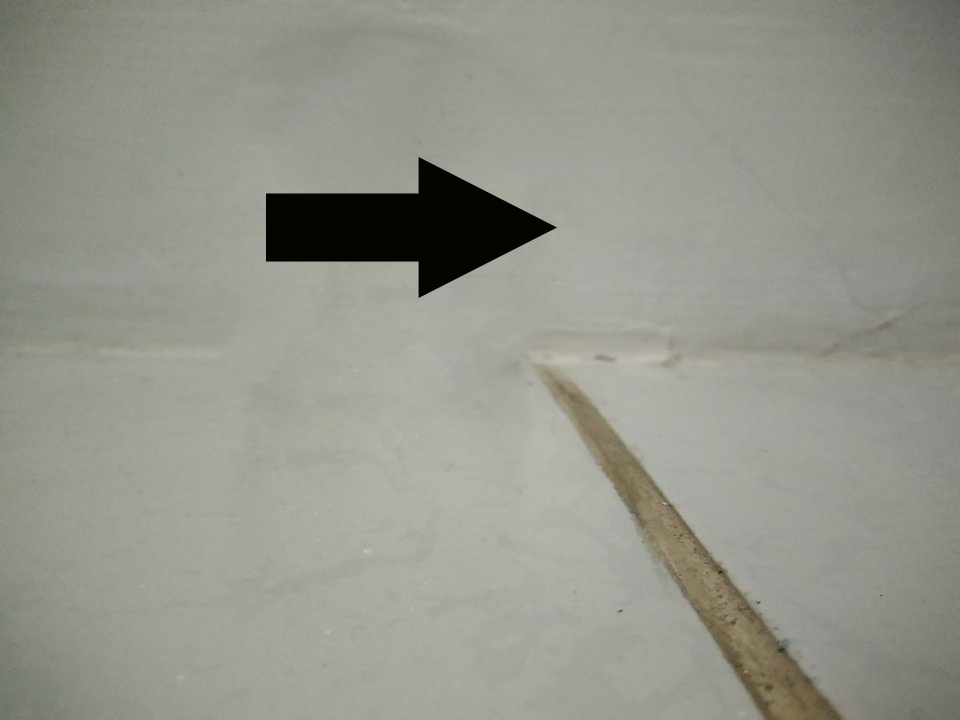
#> input picture img/calib1.jpg, 960 x 720 px
$ python start_system.py   (Python 2 division)   (older library calls are emulated)
#> lines starting #> are read from the running program, lines starting #| are printed output that depends on the picture; after the words box and inside, x2 and y2 are one past the last pixel; in counts of white or black regions, pixels touching at a corner belong together; long printed decimals are rounded
### src/distance_finder.py
import numpy as np
import cv2
import imutils

def find_marker(image):
    ''' Converts image to grayscale, blur it, detects edges, thresholds and
        inverts.
    '''
    gray = cv2.cvtColor(image, cv2.COLOR_BGR2GRAY)
    blurred = cv2.GaussianBlur(gray, (5, 5), 0)
    thresh = cv2.adaptiveThreshold(blurred, 255, cv2.ADAPTIVE_THRESH_GAUSSIAN_C,
            cv2.THRESH_BINARY, 11, 2)
    thresh = cv2.bitwise_not(thresh)
    edged = cv2.Canny(thresh, 35, 125)
    # Finds the contours in the edged image and keeps the largest one.
    (cnts, _) = cv2.findContours(thresh.copy(), cv2.RETR_LIST, cv2.CHAIN_APPROX_SIMPLE)
    c = max(cnts, key=cv2.contourArea)

    # Computes the bounding box of the "paper" region and return it.
    return cv2.minAreaRect(c)


def get_distance_to_camera(known_width, focal_length, per_width):
    ''' Computes and returns the distance from the marker(arrow) to the camera.
    '''
    return (known_width * focal_length) / per_width


def get_distance(image, focal_length):
    ''' Finds marker and returns the distance between the camera and the marker.
    '''
    marker = find_marker(image)

    return get_distance_to_camera(KNOWN_WIDTH, focal_length, marker[1][0]), image, marker


def callibrate_camera():
    ''' Callibrates camera to initialize focal length. '''
    image = cv2.imread('../img/calib1.jpg')
#> image is the input picture: shape (720, 960, 3); mean B, G, R 140.7, 149.7, 148.9
    marker = find_marker(image)
#> in find_marker, `thresh = cv2.adaptiveThreshold(blurred, 255, cv2.ADAPTIVE_THRESH_GAUSS..`:
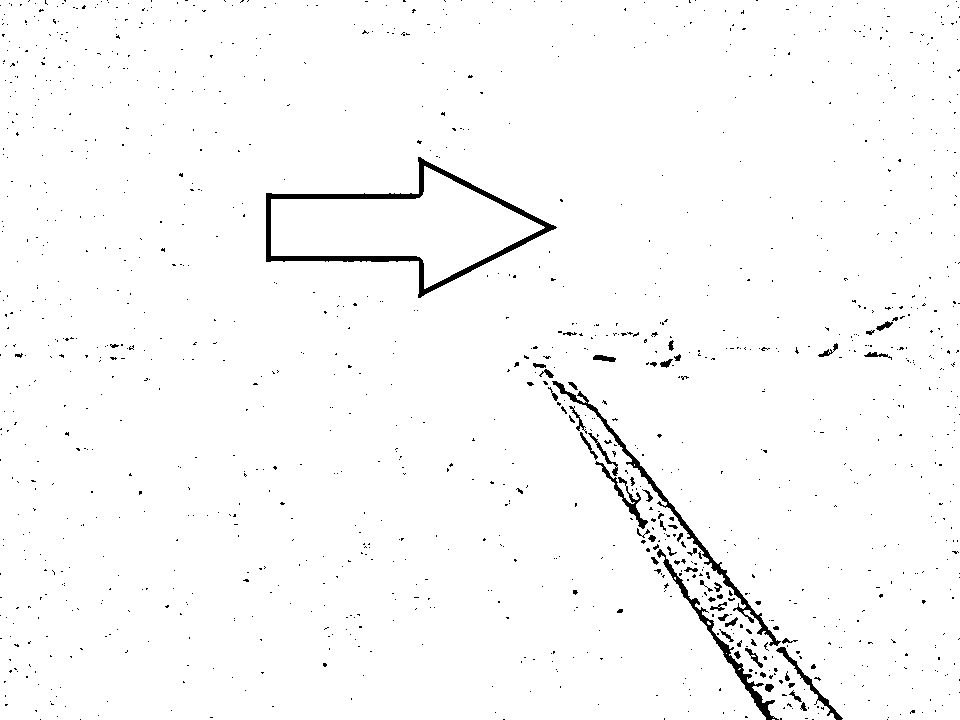
#> thresh: shape (720, 960); 98% white; 1255 black regions (1196 under 20 px), largest, box (x1, y1, x2, y2) and area: (266, 157, 557, 298) 3702, (552, 381, 781, 646) 1847, (657, 549, 779, 720) 1338
#> in find_marker, `edged = cv2.Canny(thresh, 35, 125)`:
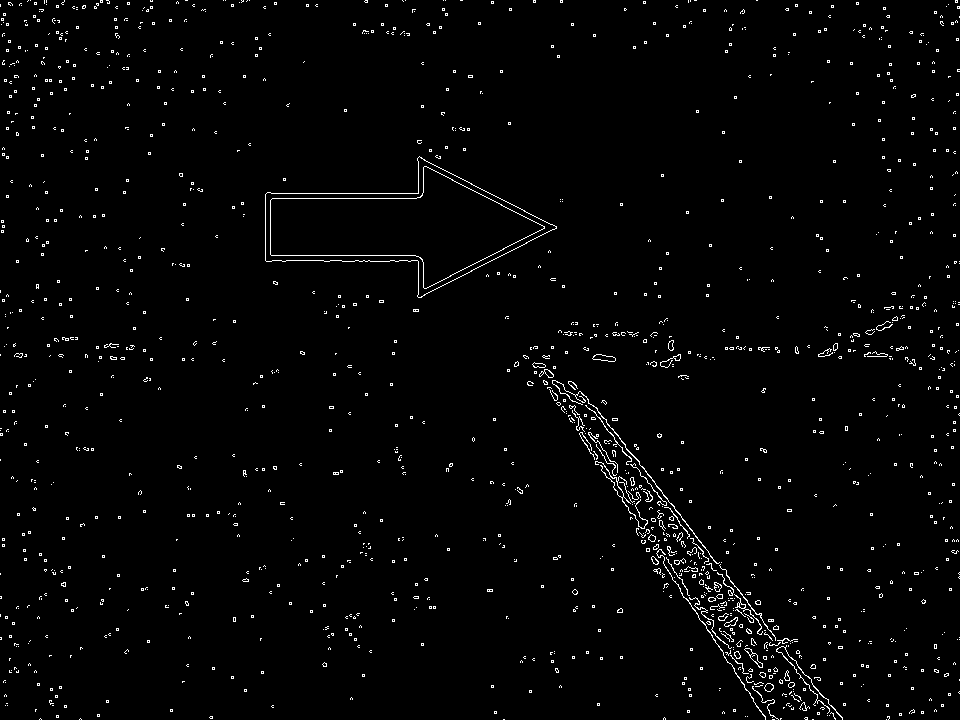
#> edged: shape (720, 960); 1.9% white in thin lines or dots
#> in find_marker, `(cnts, _) = cv2.findContours(thresh.copy(), cv2.RETR_LIST, cv2.CHAIN_A..`: cnts = 1277 contours, 1242 with area under 20; largest, box (x1, y1, x2, y2) and area: (266, 157, 557, 298) 19647, (270, 165, 546, 290) 16636, (552, 381, 781, 646) 1445, (657, 549, 779, 720) 1116, (595, 461, 648, 529) 372
#> in find_marker, `c = max(cnts, key=cv2.contourArea)`: c = contour of 331 points, box (x1, y1, x2, y2) (266, 157, 557, 298), area 19647
#> marker = ((407.6, 229.7), (290, 136.7), -13.32)
    focal_length = (marker[1][0] * KNOWN_DISTANCE) / KNOWN_WIDTH
#> focal_length = 870.1
    config = open(".focal_length", "w")
    config.write(str(focal_length))
    config.close()

    return focal_length


# Initialized value of distance from the marker(arrow) to the camera; in inches.
KNOWN_DISTANCE = 9.0

# Initialized value of the width of the marker(arrow); in inches.
KNOWN_WIDTH = 3.0


# Loads test image.
# [27 lines that do not run on import are left out]
  #      cv2.imwrite("../img/tmp.jpg", image)
        #cv2.waitKey(0)

### src/shape_detector.py
import numpy as np
import cv2
import imutils


def get_shape(image):
    ''' Recognizes shape in an image and arrow(if it's an arrow) orientation.
        Returns what the shape means(which state the vehicle should behave
        based on the signs).
    '''

    resized = imutils.resize(image, width=300)
    ratio = image.shape[0] / float(resized.shape[0])

    # Puts filters on image
    gray = cv2.cvtColor(resized, cv2.COLOR_BGR2GRAY)
    blurred = cv2.GaussianBlur(gray, (5, 5), 0)
    thresh = cv2.adaptiveThreshold(blurred, 255, cv2.ADAPTIVE_THRESH_GAUSSIAN_C,
            cv2.THRESH_BINARY, 11, 2)
    thresh = cv2.bitwise_not(thresh)
    edged = cv2.Canny(thresh, 35, 125)
    (cnts, _) = cv2.findContours(edged.copy(), cv2.RETR_LIST,
               cv2.CHAIN_APPROX_SIMPLE)
    c = max(cnts, key=cv2.contourArea)

    state = ''

    M = cv2.moments(c)
    if M["m00"] != 0:
        cX = int((M["m10"] / M["m00"]) * ratio)
        cY = int((M["m01"] / M["m00"]) * ratio)
    else:
        cX, cY = 0, 0

    #print M
    approx = cv2.approxPolyDP(c, 0.01 * cv2.arcLength(c, True), True)
    # print("POINTS", len(approx))
    if len(approx) in range(7, 20):
        if M["nu12"] > 0:
            state = 'RIGHT'
        else:
            state = 'LEFT'
    elif len(approx) == 4:
        state = 'DEAD'

    c = c.astype("float")
    c *= ratio
    c = c.astype("int")
    cv2.drawContours(image, [c], -1, (0, 255, 0), 2)
    cv2.putText(image, state, (cX, cY), cv2.FONT_HERSHEY_SIMPLEX, 0.5,
            (255, 255, 255), 2)

    return state, image


# [6 lines that do not run on import are left out]

### src/motor_movement.py
import RPi.GPIO as GPIO
from time import sleep

class Motor:
    ''' Motor Class -- contains functions to determine motor's movements. '''

    def __init__(self):
        self.motor_right_A = 19
        self.motor_right_B = 21
        self.motor_right_E = 23

        self.motor_left_A = 16
        self.motor_left_B = 18
        self.motor_left_E = 22


    def setup_board(self):
        print "Setting up the board and pins..."
        GPIO.setmode(GPIO.BOARD)
        GPIO.setwarnings(False)

        GPIO.setup(self.motor_right_A, GPIO.OUT)
        GPIO.setup(self.motor_right_B, GPIO.OUT)
        GPIO.setup(self.motor_right_E, GPIO.OUT)

        GPIO.setup(self.motor_left_A, GPIO.OUT)
        GPIO.setup(self.motor_left_B, GPIO.OUT)
        GPIO.setup(self.motor_left_E, GPIO.OUT)

        self.pwm_right = GPIO.PWM(self.motor_right_E, 100)
        self.pwm_left = GPIO.PWM(self.motor_left_E, 100)

        # Starts motor at 40% usage of power
        self.pwm_right.start(40)
        self.pwm_left.start(40)


    def run_until(self, duration):
        if duration == 0:
            sleep(999)
        else:
            sleep(duration)

        self.stopping()


    def forward(self, duration=0):
        print "Forwarding..."
        self.setup_board()
        GPIO.output(self.motor_right_A, GPIO.LOW)
        GPIO.output(self.motor_right_B, GPIO.HIGH)
        GPIO.output(self.motor_right_E, GPIO.HIGH)

        GPIO.output(self.motor_left_A, GPIO.LOW)
        GPIO.output(self.motor_left_B, GPIO.HIGH)
        GPIO.output(self.motor_left_E, GPIO.HIGH)
        self.run_until(duration)


    def face_right(self, duration=0):
        print "Facing right..."
        self.setup_board()
        GPIO.output(self.motor_right_A, GPIO.LOW)
        GPIO.output(self.motor_right_B, GPIO.LOW)
        GPIO.output(self.motor_right_E, GPIO.LOW)

        GPIO.output(self.motor_left_A, GPIO.LOW)
        GPIO.output(self.motor_left_B, GPIO.HIGH)
        GPIO.output(self.motor_left_E, GPIO.HIGH)
        self.run_until(duration)


    # [24 lines left out: functions face_left, backward, not called in this run]


    def stopping(self):
        print "Stopping..."
        GPIO.output(self.motor_right_E, GPIO.LOW)
        GPIO.output(self.motor_left_E, GPIO.LOW)
        self.pwm_right.start(50)
        self.pwm_left.start(50)
        GPIO.cleanup()


# [3 lines that do not run on import are left out]
#    m.face_left(0.7)
#    m.backward(1.5)
#    m.face_right(0.75)

### src/start_system.py
from multiprocessing import Process
import distance_finder as df
import shape_detector as sd
import motor_movement as mm
import numpy as np

import cv2
import time
import os

# Motor movement instance
motor = mm.Motor()

# Distance of the car to the arrow when stopping.
DISTANCE_THRESHOLD = 8.0

# Loads focal length callibrated value.
if os.path.exists('.focal_length'):
    focal_length = float(open(".focal_length", "r").read())
else:
    focal_length = df.callibrate_camera()
#> focal_length = 870.1

cap = cv2.VideoCapture(0)
skip_frames = 5 # For better lighting

def get_frame():
    ret, frame = cap.read()
    return frame

def process_image():

    # Skips frames for better image lighting
    print "Skipping frames:", skip_frames
    for i in xrange(skip_frames):
        temp = get_frame()

    frame = get_frame()
    print "Frame captured!"

    cv2.imwrite("../img/tmp.jpg", frame)

    current_distance = df.get_distance(frame, focal_length)[0]
    print "Current Distance:", current_distance

    if current_distance <= DISTANCE_THRESHOLD:
        #cv2.imwrite("../img/tmp.jpg", frame)
        #print "Writing to ../img/tmp.jpg..."
        print "Threshold -", DISTANCE_THRESHOLD, "reached!"
        return frame, False, current_distance
    else:
        return frame, True, current_distance

        # [16 lines of commented-out code are left out]


def get_direction(frame):
    state, _ = sd.get_shape(frame)
    print 'State -', state
    if state == 'LEFT':
        print "Turning left..."
        motor.face_left(0.7)
        return True
    elif state == 'RIGHT':
        print "Turning right..."
        motor.face_right(0.7)
        return True
    else:
        return False


def move_car():
    motor.forward()

def process_car_movement():
    ret_val = True
    print "Starting motor movement process..."
    while ret_val:
        movement_process = Process(target=move_car)
        movement_process.start()
        frame, state, distance = process_image()
#> the loop in process_image, `for i in xrange(skip_frames):` made 5 passes
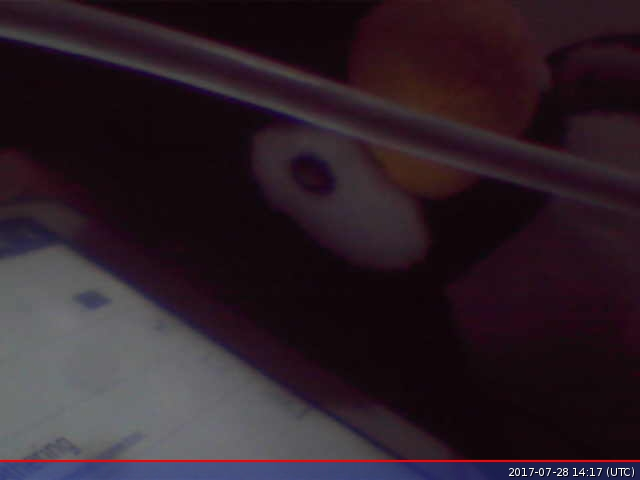
#> input picture fswebcam-test-images/test-no-light.jpg, 640 x 480 px, given in place of the camera
#> in get_frame, frame is the input picture: shape (480, 640, 3); mean B, G, R 39.6, 31.2, 45.3
#> in find_marker (call 2), `thresh = cv2.adaptiveThreshold(blurred, 255, cv2.ADAPTIVE_THRESH_GAUSS..`: thresh: shape (480, 640); 96.5% white; 540 black regions (489 under 20 px), largest, box (x1, y1, x2, y2) and area: (392, 463, 640, 480) 1778, (0, 37, 338, 135) 1491, (292, 391, 640, 460) 1327
#> in find_marker (call 2), `edged = cv2.Canny(thresh, 35, 125)`:
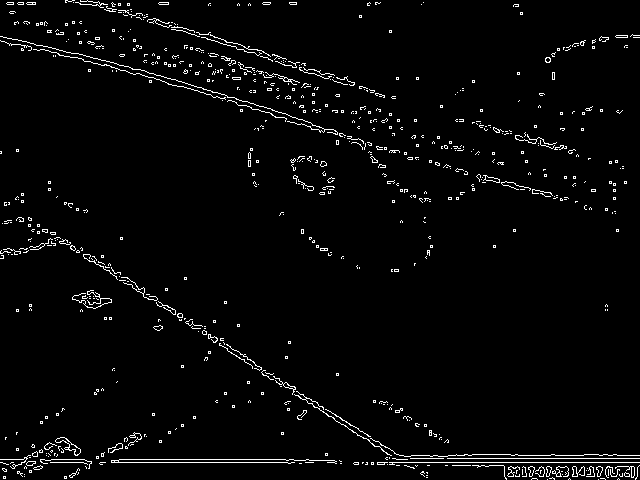
#> edged: shape (480, 640); 2.9% white in thin lines or dots
#> in find_marker (call 2), `(cnts, _) = cv2.findContours(thresh.copy(), cv2.RETR_LIST, cv2.CHAIN_A..`: cnts = 593 contours, 550 with area under 20; largest, box (x1, y1, x2, y2) and area: (392, 463, 640, 480) 2264, (0, 37, 338, 135) 1140, (292, 391, 640, 460) 961, (114, 460, 337, 464) 395, (171, 27, 297, 68) 366
#> in find_marker (call 2), `c = max(cnts, key=cv2.contourArea)`: c = contour of 91 points, box (x1, y1, x2, y2) (392, 463, 640, 480), area 2264
#> in get_distance, `marker = find_marker(image)`: marker = ((515.5, 471), (16, 247), -90)
#> in process_image, `current_distance = df.get_distance(frame, focal_length)[0]`: current_distance = 163.1
#| Current Distance: 163.141
        while state:
            frame, state, distance = process_image()
            if cv2.waitKey(1) & 0xFF == ord('q'):
                break
        print "Terminating motor movement process..."
        movement_process.terminate()
        ret_val = get_direction(frame)
        motor.forward(0.1)

    cap.release()
    return ret_val


if __name__ == '__main__':
    process_car_movement()
#> in process_car_movement, `frame, state, distance = process_image()`: state = True; distance = 163.1
#| Current Distance: 163.141
#> (key q is pressed here)
#> in get_shape, `thresh = cv2.adaptiveThreshold(blurred, 255, cv2.ADAPTIVE_THRESH_GAUSS..`:
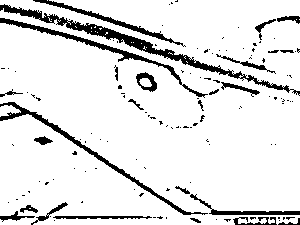
#> thresh: shape (225, 300); 89.3% white; 131 black regions (105 under 20 px), largest, box (x1, y1, x2, y2) and area: (0, 4, 300, 96) 1941, (0, 102, 208, 215) 1018, (0, 18, 208, 98) 947
#> in get_shape, `edged = cv2.Canny(thresh, 35, 125)`:
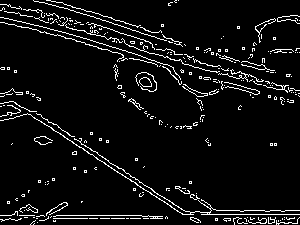
#> edged: shape (225, 300); 6.4% white in thin lines or dots
#> in get_shape, `(cnts, _) = cv2.findContours(edged.copy(), cv2.RETR_LIST, cv2.CHAIN_AP..`: cnts = 312 contours, 309 with area under 20; largest, box (x1, y1, x2, y2) and area: (139, 77, 152, 87) 82, (0, 113, 300, 215) 81, (139, 77, 152, 87) 80
#> in get_shape, `c = max(cnts, key=cv2.contourArea)`: c = contour of 15 points, box (x1, y1, x2, y2) (139, 77, 152, 87), area 82
#> in get_shape, `M = cv2.moments(c)`: M = moments, m00 82.5, centre m10/m00, m01/m00 = (145.1, 81.81)
#> in get_shape, `cX = int((M["m10"] / M["m00"]) * ratio)`: cX = 309
#> in get_shape, `cY = int((M["m01"] / M["m00"]) * ratio)`: cY = 174
#> in get_shape, `approx = cv2.approxPolyDP(c, 0.01 * cv2.arcLength(c, True), True)`: approx = contour of 11 points, box (x1, y1, x2, y2) (139, 77, 152, 87), area 82
#> in get_shape, `c = c.astype("float")`: c = 15 rows, first 8: [143, 77], [142, 78], [141, 78], [139, 80], [139, 82], [143, 86], [151, 86], [151, 83]
#> in get_shape, `c *= ratio`: c = 15 rows, first 8: [305.1, 164.3], [302.9, 166.4], [300.8, 166.4], [296.5, 170.7], [296.5, 174.9], [305.1, 183.5], [322.1, 183.5], [322.1, 177.1]
#> in get_shape, `c = c.astype("int")`: c = 15 rows, first 8: [305, 164], [302, 166], [300, 166], [296, 170], [296, 174], [305, 183], [322, 183], [322, 177]
#> in get_shape, `cv2.putText(image, state, (cX, cY), cv2.FONT_HERSHEY_SIMPLEX, 0.5, (25..`:
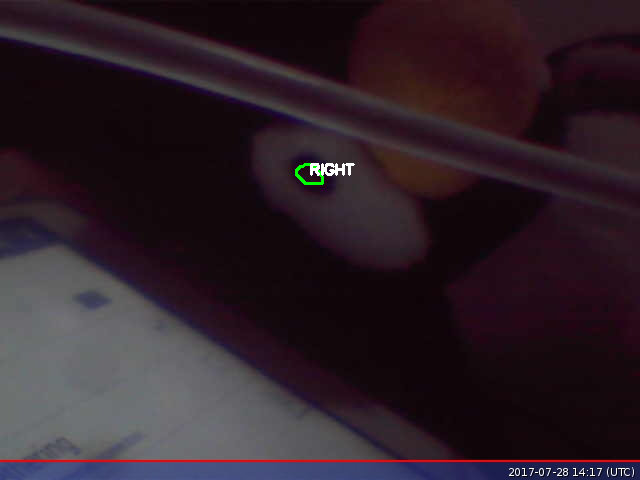
#> image: shape (480, 640, 3); mean B, G, R 39.8, 31.6, 45.6
#> in get_direction, `state, _ = sd.get_shape(frame)`: state = 'RIGHT'
#| State - RIGHT
#> in process_car_movement, `ret_val = get_direction(frame)`: ret_val = True
